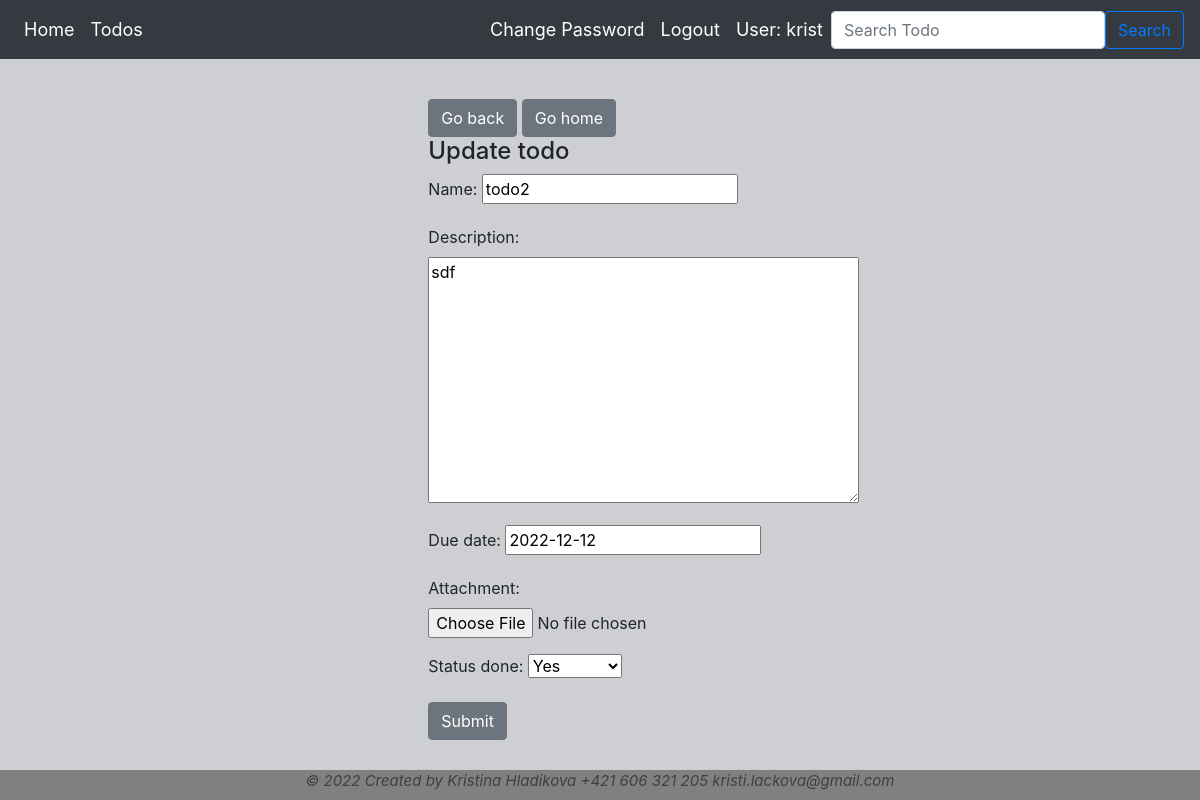
Screenshot of /todos/2/update_todo/ (signed in) with the database file from the repository.
### todo_manager_app/models.py (models this page shows, shortened)
class Todo(models.Model):
    name = models.CharField(max_length=100)
    description = models.TextField(blank=True, default='')
    due_date = models.DateField()
    status_done = models.BooleanField(null=True, default=False)
    attachment = models.FileField(upload_to=user_directory_path, blank=True, null=True)
    user = models.ForeignKey(User, null=True, on_delete=models.CASCADE)

### todo_manager_app/views.py (the view)
# urls.py: path("todos/<int:todo_id>/update_todo/", update_todo, name="update_todo"),
@login_required(login_url='login')
def update_todo(request, todo_id):
    todo = Todo.objects.get(id=todo_id)
    form = TodoForm(request.POST or None, instance=todo)
    if form.is_valid():
        form.save(request.user)
        return redirect(f'/todos/{todo_id}/')
    context = {"form": form}
    return render(request, "update_todo.html", context)

### todo_manager_app/forms.py (shortened to what this page needs)
class TodoForm(forms.ModelForm):
    class Meta:
        model = Todo
        fields = ['name', 'description', 'due_date', 'attachment', 'status_done']

### todo_manager_app/templates/update_todo.html (shortened to what this page needs)
{% extends 'base.html' %}
{% block body %}
    <div class="col-4 offset-4">
    <a href="/todos/" class="btn btn-secondary">Go back</a>
    <a href="/" class="btn btn-secondary">Go home</a>
        <h4>Update todo</h4>
        <form method="POST">
            {{ form.as_p }}
            <button class="btn btn-secondary" type="submit">Submit</button>
        </form>
    </div>
{% endblock %}

### todo_manager_app/templates/base.html (shortened to what this page needs)
{% load static %}
<!DOCTYPE html>
<html lang="cs">
<head>
    <link rel="stylesheet" href="https://stackpath.bootstrapcdn.com/bootstrap/4.3.1/css/bootstrap.min.css">
</head>
<body style="background-color:#cdcfd3;">
    <nav class="navbar navbar-expand-lg bg-dark" >
    <div class="collapse navbar-collapse" id="navbarSupportedContent">
        <ul class="navbar-nav mr-auto">
            <li class="nav-item {% if request.resolver_match.url_name == 'homepage' %}active{% endif %}">
                <a class="nav-link" href="{% url 'homepage' %}" style="">Home <span class="sr-only">(current)</span></a>
            </li>
            <li class="nav-item">
                <a class="nav-link {% if request.resolver_match.url_name == 'todos' %}active{% endif %}" href="{% url 'todos' %}">Todos <span class="sr-only">(current)</span></a>
            </li>
        </ul>
        {% if user.is_authenticated %}
        <ul class="navbar-nav justify-content-end">
            <li class="nav-item">
                <a class="nav-link {% if request.resolver_match.url_name == 'change_password' %}active{% endif %}" href="{% url 'change_password' %}">Change Password<span class="sr-only">(current)</span></a>
            </li>
            <li class="nav-item">
                <a class="nav-link {% if request.resolver_match.url_name == 'logout' %}active{% endif %}" href="{% url 'logout' %}">Logout<span class="sr-only">(current)</span></a>
            </li>
            <li class="nav-link" >
                User: {{user.username}}
            </li>
        </ul>
           <form class="form-inline my-2 my-lg-0" method=POST action="{% url 'search_todo' %}">
               <input class="form-control me-2" type="search" aria-label="Search" placeholder='Search Todo' name='searched'>
               <button class="btn btn-outline-primary" type="submit">Search</button>
           </form>
        {% else %}
            <a class="btn btn-outline-primary" href="{% url 'login' %}">Login</a> <br><br>
            <a class="btn btn-primary" style="margin-left: 15px;" href="{% url 'register' %}">Registration</a>
        {% endif %}
    </div>
    </nav>
<div style="margin:20px;padding:20px">{% block body %}{% endblock body %}</div>
</body>
<div class="footer">
    <p><i>© 2022 Created by Kristina Hladikova +421 606 321 205 kristi.lackova@gmail.com </i> </p>
</div>
</html>

### todo_manager_app/templates/base.html (style rules this page uses)
.nav-link { color: white !important; font-size: 18px !important; }
.footer { font-size: 15px; position: fixed; left: 0; bottom: 0; width: 100%; height: 30px; background-color: grey; color: #413f3f; text-align: center; }

### rows the page displays
Todo: name "todo2", description "sdf", due_date "2022-12-12", status_done "Yes"

### other values shown
{{ user.username }} "krist"
